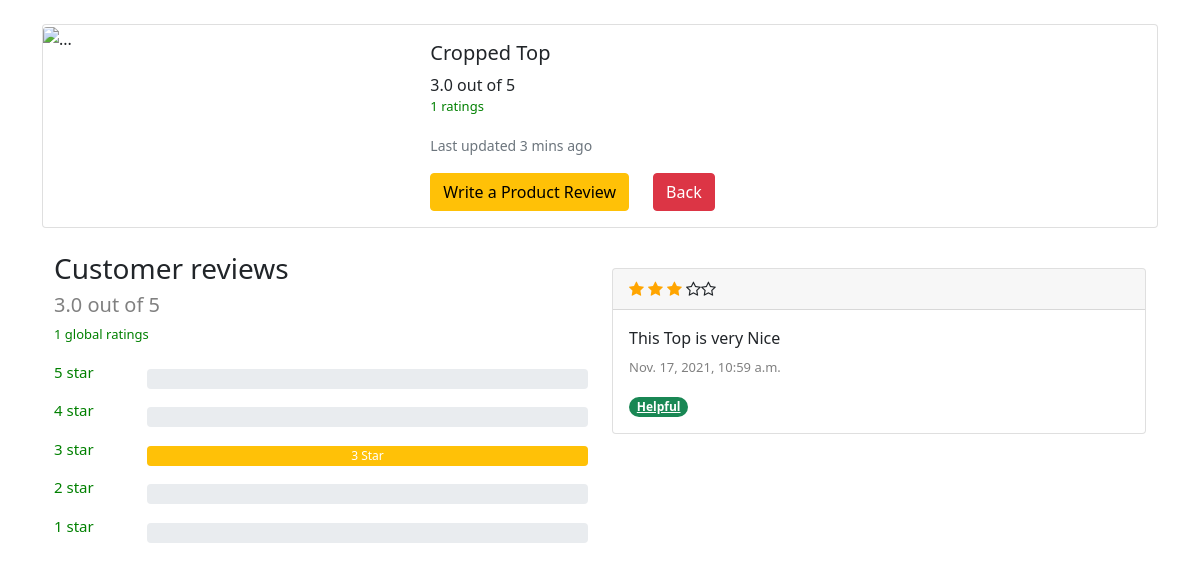
The app's page /5/ with its own data.
### product/models.py (models this page shows, shortened)
class Product(models.Model):
    name        = models.CharField(max_length=200)
    @property
    def calculateAvgRating(self):
        allRatings = self.productrating_set.all()
        total = 0
        count = allRatings.count()
        if count > 0:
            for r in allRatings:
                total = total + r.rating
            return round((total / count),1)
        else:
            return 0
    @property
    def calculateNumberOfRatings(self):
        allRating = self.productrating_set.all()
        numberOfRatings = allRating.count()
        print(allRating.count())
        return numberOfRatings

class ProductRating(models.Model):
    product     = models.ForeignKey(Product,on_delete=models.CASCADE)
    rating      = models.IntegerField(default=0)
    comment     = models.TextField(max_length=300)
    created     = models.DateTimeField(auto_now_add=True)

### product/views.py (the view)
# urls.py: path('<int:pk>/', views.detail,name="detail"),
def detail(request,pk):
    prod = Product.objects.get(id=pk)
    prodRatings = ProductRating.objects.filter(product=prod)
    prodRatings = prodRatings.order_by('-created')
    return render(request,'detail.html',context={'prod':prod,'prodRatings':prodRatings})

### templates/detail.html (shortened to what this page needs)
{% extends 'base.html' %}
{%load static %}
{% block body %}
<div class="container my-4">
    <div class="card mb-3" style="max-width: 1200px;">
      <div class="row g-0">
        <div class="col-md-4">
          <img src="..." class="img-fluid rounded-start" alt="...">
        </div>
        <div class="col-md-8">
          <div class="card-body">
            <h5 class="card-title">{{prod.name}}</h5>
            <span class="card-text">{{prod.calculateAvgRating}} out of 5</span>
            <p class="mt-0"style="color:green;font-size: 13px;">{{prod.calculateNumberOfRatings}} ratings</p>
            <p class="card-text"><small class="text-muted">Last updated 3 mins ago</small></p>
            <div class="row">
            <div class="col-auto">
              <a href="#" class="btn btn-warning" data-bs-toggle="modal" data-bs-target="#review-form" data-bs-whatever="@mdo">Write a Product Review</a>
            </div>
            <div class="col-6">
              <a class="btn btn-danger" id="back-btn">Back</a>
            </div>
          </div>
          </div>
          </div>
        </div>
      </div>
    </div>
  <div class="container my-4">
    <div class="container">
      <div class="row">
        <div class="col order-last list-scroll">
          {% for i in prodRatings%}
          <div class="card my-3">
            <div class="card-header" data-rating="{{i.rating}}">
            </div>
            <div class="card-body">
              <span class="card-text">{{i.comment}}</span>
              <p class="mt-2" style="color: gray;font-size: 13px;">{{i.created}}</p>
              <a class="badge rounded-pill bg-success">Helpful</a>
            </div>
          </div>
          {% endfor %}
        </div>
        <div class="col">
            <h3>Customer reviews</h3>
            <h6  style="color: gray;font-size: 20px;">{{prod.calculateAvgRating}} out of 5</h6>
            <p style="color:green;font-size: 13px;">{{prod.calculateNumberOfRatings}} global ratings</p>
            <div class="row">
              <div class="col-2 pr-0" style="font-size: 15px;color: green;"><p>5 star</p></div>
              <div class="col-10">
                <div class="progress my-2" style="height:20px">
                </div>
              </div>
            </div>
            <div class="row">
              <div class="col-2 pr-0" style="font-size: 15px;color: green;"><p>4 star</p></div>
              <div class="col-10">
                <div class="progress my-2" style="height:20px">
                </div>
              </div>
            </div>
            <div class="row">
              <div class="col-2 pr-0" style="font-size: 15px;color: green;"><p>3 star</p></div>
              <div class="col-10">
                <div class="progress my-2" style="height:20px">
                  <div class="progress-bar bg-warning " id="3-star" role="progressbar" style="width: 100%" aria-valuenow="30" aria-valuemin="0" aria-valuemax="100">3 Star</div>
                </div>
              </div>
            </div>
            <div class="row">
              <div class="col-2 pr-0" style="font-size: 15px;color: green;"><p>2 star</p></div>
              <div class="col-10">
                <div class="progress my-2" style="height:20px">
                </div>
              </div>
            </div>
            <div class="row">
              <div class="col-2 pr-0" style="font-size: 15px;color: green;"><p>1 star</p></div>
              <div class="col-10">
                <div class="progress my-2" style="height:20px">
                </div>
              </div>
            </div>
        </div>
      </div>
    </div>
</div>
{% endblock body %}

### static/css/style.css (style rules this page uses)
.list-scroll { max-height: 1000px; margin-bottom: 10px; overflow:scroll; }

### records on screen
Product: name "Cropped Top", calculateAvgRating "3.0", calculateNumberOfRatings "1"
ProductRating: comment "This Top is very Nice", created "Nov. 17, 2021, 10:59 a.m."
